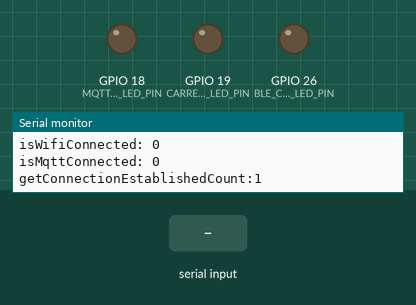
This sketch was run on a simulated ESP32. Shown: output pins drawn as LEDs (lit = HIGH), the last lines printed to the serial monitor. The test bench sets the inputs (shaded band). No MQTT or app messages arrive unless stated; nothing arrives over Bluetooth unless stated; a phone connects over Bluetooth LE 3 s after start; not simulated (calls return 0 or success): credentials.h.

Above: at 1.2 s.
1.3 s: "0" received over the second serial link
At 1.9 s:
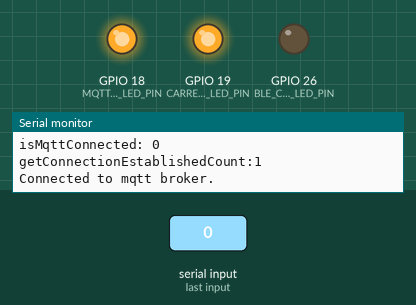
At 3.5 s:
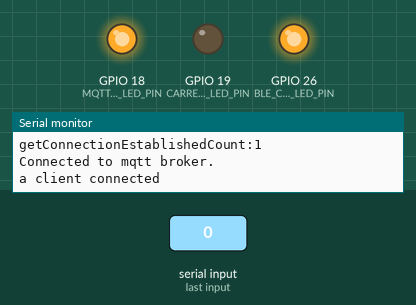
4.3 s: "?" received over the second serial link
At 5.1 s:
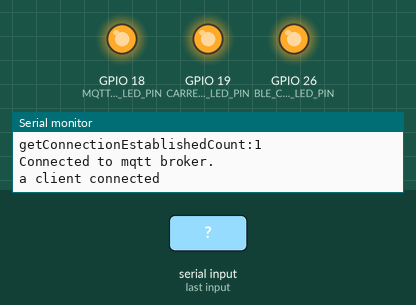
Timing chart, 0 to 7.3 s (numbered marks = the images above; inputs shaded):
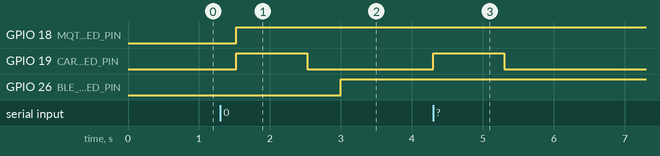

Measured:
- after the input at 1.3 s, GPIO 19 (CARRERA_CONNECTED_DEBUG_LED_PIN): LOW → HIGH after 0.22 s, → LOW 1.0 s later
- after the input at 4.3 s, GPIO 19 (CARRERA_CONNECTED_DEBUG_LED_PIN): LOW → HIGH at once, → LOW 1.0 s later

The sketch:

carrera-ble-server-with-wifi.ino
```cpp
#include <WiFi.h>
#include <PubSubClient.h>
#include "EspMQTTClient.h"
#include "credentials.h"

//19: red | 18: yellow | 26: green
#define BLE_CONNECTED_DEBUG_LED_PIN     26
#define MQTT_CONNECTED_DEBUG_LED_PIN    18
#define CARRERA_CONNECTED_DEBUG_LED_PIN 19

#define MAX_MESSAGE_LENGTH   20

bool carreraConnected = false;
bool bleConnected = false;

EspMQTTClient mqttClient(
  SSID,
  PASSWORD,
  MQTT_SERVER,
  MQTT_NAME
);

void onConnectionEstablished() {
  Serial.println("Connected to mqtt broker.");
}


void setup() {
  Serial.begin(115200);

  pinMode(BLE_CONNECTED_DEBUG_LED_PIN, OUTPUT);
  pinMode(MQTT_CONNECTED_DEBUG_LED_PIN, OUTPUT);
  pinMode(CARRERA_CONNECTED_DEBUG_LED_PIN, OUTPUT);

  initBLE();
  initCarreraSerial();
}

void loop() {
  sendPingIfNeccessary();
  mqttClient.loop();
  serialLoop();

  digitalWrite(BLE_CONNECTED_DEBUG_LED_PIN, bleConnected);
  digitalWrite(MQTT_CONNECTED_DEBUG_LED_PIN, mqttClient.isConnected());
  digitalWrite(CARRERA_CONNECTED_DEBUG_LED_PIN, carreraConnected);

  if (!mqttClient.isConnected()) {
    Serial.println("isWifiConnected: " + String(mqttClient.isWifiConnected()));
    Serial.println("isMqttConnected: " + String(mqttClient.isMqttConnected()));
    Serial.println("getConnectionEstablishedCount:" + String(mqttClient.getConnectionEstablishedCount()));
    delay(500);
  }

  //if no device is connected using ble we have to ask for race time on our own
  if (!bleConnected) {
    writeToCarrera("\"?");
    delay(5);
  }
}
```

ble.ino
```cpp
#include <BLEDevice.h>
#include <BLEServer.h>
#include <BLEUtils.h>
#include <BLE2902.h>

#define UUID_OF_SERVICE_TO_ADVERTISE_AS            "0000180d-0000-1000-8000-00805f9b34fb"
#define UUID_OF_SERVICE_TO_ADVERTISE_AS_2          "0000180f-0000-1000-8000-00805f9b34fb"
#define UUID_OF_SERVICE_TO_ADVERTISE_AS_3          "0000180a-0000-1000-8000-00805f9b34fb"
#define UUID_OF_SERVICE_TO_ALLOW_CONNECTIONS_TO    "39DF7777-B1B4-B90B-57F1-7144AE4E4A6A"
#define UUID_OF_CHARACTERISTIC_TO_ALLOW_WRITE_TO   "39DF8888-B1B4-B90B-57F1-7144AE4E4A6A"
#define UUID_OF_CHARACTERISTIC_TO_SEND_NOTIFIES_TO "39DF9999-B1B4-B90B-57F1-7144AE4E4A6A"

BLEServer* pServer = NULL;
BLECharacteristic* pNotifyCharacteristic = NULL;
BLECharacteristic* pWriteableCharacteristic = NULL;
bool oldDeviceConnected = false;
uint32_t value = 0;

void generateBLEMessageFromSerialMessage(char const* serialMessage, char *bleMessage) {
  strcpy(bleMessage, serialMessage);

  if (serialMessage[0] == '0') {
    //Antwort auf Abfrage der Version ohne führende 0 senden
    memmove(bleMessage, bleMessage + 1, strlen(bleMessage));
  } else if (serialMessage[0] == '?') {
    //Antwort auf Abfrage des Rennzustands ohne führendes ? senden
    memmove(bleMessage, bleMessage + 1, strlen(bleMessage));
  } else {
    //soweit ich verstehe, ist der von der Bahn gelesene String sowieso immer nur 2 Zeichen lang (Bestätigung des Befehls und "$")
    bleMessage[strlen(bleMessage) - 1] = 0;
  }
}

void writeToBLE(char* message) {
  //Serial.print("Sending message to BLE: ");
  //Serial.println(message);

  pNotifyCharacteristic->setValue(message);
  pNotifyCharacteristic->notify();
}

class MyServerCallbacks: public BLEServerCallbacks {
    void onConnect(BLEServer* pServer) {
      Serial.println("a client connected");
      bleConnected = true;

      BLEDevice::startAdvertising();
    };

    void onDisconnect(BLEServer* pServer) {
      Serial.println("a client disconnected");
      bleConnected = false;
    }
};

class MyWriteableCharacteristicCallbacks: public BLECharacteristicCallbacks {
    void onWrite(BLECharacteristic *pCharacteristic) {
      //Serial.print("BLE message received: ");
      //Serial.println(pCharacteristic->getValue().c_str());

      char serialMessage[MAX_MESSAGE_LENGTH];

      generateSerialMessageFromBLEMessage(pCharacteristic->getValue().c_str(), serialMessage);
      writeToCarrera(serialMessage);
    }
};

void initBLE() {
  BLEDevice::init("Control_Unit");

  // Create the BLE Server
  pServer = BLEDevice::createServer();
  pServer->setCallbacks(new MyServerCallbacks());

  // Create the BLE Service
  BLEService *pService = pServer->createService(UUID_OF_SERVICE_TO_ALLOW_CONNECTIONS_TO);

  // Create a BLE Characteristic
  pNotifyCharacteristic = pService->createCharacteristic(
                      UUID_OF_CHARACTERISTIC_TO_SEND_NOTIFIES_TO,
                      BLECharacteristic::PROPERTY_NOTIFY
                    );


  pWriteableCharacteristic = pService->createCharacteristic(
                    UUID_OF_CHARACTERISTIC_TO_ALLOW_WRITE_TO,
                    BLECharacteristic::PROPERTY_WRITE_NR
                  );

  pNotifyCharacteristic->addDescriptor(new BLE2902());
  pWriteableCharacteristic->setCallbacks(new MyWriteableCharacteristicCallbacks());

  // Start the service
  pService->start();

  // Start advertising
  BLEAdvertising *pAdvertising = BLEDevice::getAdvertising();
  pAdvertising->addServiceUUID(UUID_OF_SERVICE_TO_ADVERTISE_AS);
  pAdvertising->addServiceUUID(UUID_OF_SERVICE_TO_ADVERTISE_AS_2);
  pAdvertising->addServiceUUID(UUID_OF_SERVICE_TO_ADVERTISE_AS_3);
  pAdvertising->setScanResponse(false);
  pAdvertising->setScanResponse(true);
  pAdvertising->setMinPreferred(0x06);  // functions that help with iPhone connections issue
  pAdvertising->setMinPreferred(0x12);
  BLEDevice::startAdvertising();
  Serial.println("Waiting a client connection to notify...");
}
```

mqtt.ino
```cpp
#define MQTT_TOPIC_TO_WRITE_ENCODED_VALUES_TO "Home/carrera/track/Encoded/Value"
#define MQTT_TOPIC_TO_WRITE_PING_TO           "Home/carrera/track/Ping/Value"

char lastPublishedValue[MAX_MESSAGE_LENGTH];
int timeOfLastPing = 0;
int pingCounter = 0;

void writeToMqtt(char const* encodedValue) {
  if (mqttClient.isConnected()) {
    if (strcmp(encodedValue, lastPublishedValue) != 0) {
      //Serial.print("Writeing new value to topic " + String(MQTT_TOPIC_TO_WRITE_ENCODED_VALUES_TO) + ": ");
      //Serial.println(encodedValue);

      mqttClient.publish(MQTT_TOPIC_TO_WRITE_ENCODED_VALUES_TO, String(encodedValue));
      strcpy(lastPublishedValue, encodedValue);
    } else {
      //Serial.println("Value did not change, not publishing it again");
    }
  } else {
    //Serial.println("Not conencted to mqtt");
  }
}

void sendPingIfNeccessary() {
  int now = millis();

  if (now - timeOfLastPing > 1000) { //more than one second ago
    sendPing(now);
  }
}

void sendPing(int currentMillis) {
  if (mqttClient.isConnected()) {
    mqttClient.publish(MQTT_TOPIC_TO_WRITE_PING_TO, String(++pingCounter));
    timeOfLastPing = currentMillis;
  }
}
```

serial.ino
```cpp
#include <HardwareSerial.h>

#define BAUD_RATE        19200
#define PARITY      SERIAL_8N1
#define RX_PORT              5
#define TX_PORT             23
#define MESSAGE_TERMINATOR  '$'

#define SERIAL_TIMEOUT_MILLIS 1000

HardwareSerial carreraSerial(1);
char inputBuffer[MAX_MESSAGE_LENGTH];
int currentInputBufferIndex = 0;
unsigned long timeWhenLastMessageWasReceived = 0;

void generateSerialMessageFromBLEMessage(char const* bleMessage, char *serialMessage) {
  //append a " to the front
  memset(serialMessage, 0, MAX_MESSAGE_LENGTH);
  serialMessage[0] = '"';
  strncat(serialMessage, bleMessage, strlen(bleMessage));
}

void writeToCarrera(char *message) {
  //Serial.print("Writeing message to carrera: ");
  //Serial.println(message);

  carreraSerial.println(message);
}

void serialLoop() {
  bool somethingReceived = decodeSerialInput();

  if (somethingReceived) {
    timeWhenLastMessageWasReceived = millis();
    carreraConnected = true;
  } else if (timeWhenLastMessageWasReceived > 0 && millis() - timeWhenLastMessageWasReceived > SERIAL_TIMEOUT_MILLIS) {
    carreraConnected = false;
  }
}

bool decodeSerialInput() {
  bool ret = false;

  while(carreraSerial.available() > 0) {
    if (currentInputBufferIndex < MAX_MESSAGE_LENGTH) {
      byte currentInput = carreraSerial.read();
      inputBuffer[currentInputBufferIndex] = currentInput;
      currentInputBufferIndex++;

      if (currentInput == MESSAGE_TERMINATOR) {
        String received = String((char *)inputBuffer);
        char bleMessage[MAX_MESSAGE_LENGTH];

        //Serial.print("serial message received: ");
        //Serial.println(inputBuffer);

        generateBLEMessageFromSerialMessage(inputBuffer, bleMessage);
        writeToBLE(bleMessage);
        writeToMqtt(inputBuffer);

        resetSerialBuffer();
      }
    } else {
      Serial.println("Message overflow, resetting buffer");
      resetSerialBuffer();
    }

    ret = true;
  }

  return ret;
}

void resetSerialBuffer() {
  memset(inputBuffer, 0, MAX_MESSAGE_LENGTH);
  currentInputBufferIndex = 0;
}

void initCarreraSerial() {
  carreraSerial.begin(BAUD_RATE, PARITY, RX_PORT, TX_PORT);
}
```
